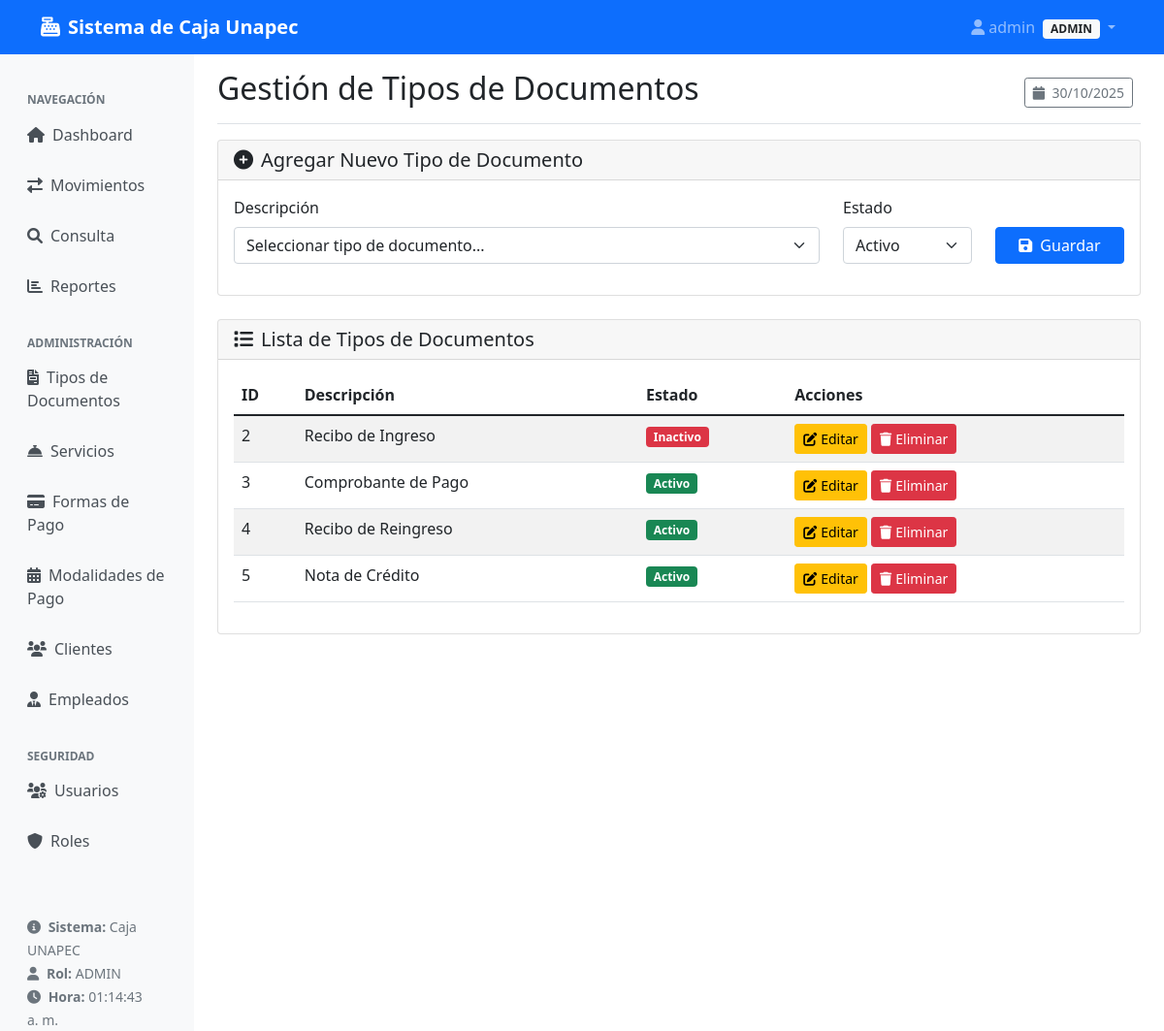
Page /tipos_documentos (signed in) on the committed database.
### app.py (models this page shows)
class Usuario(UserMixin, db.Model):
    id = db.Column(db.Integer, primary_key=True)
    username = db.Column(db.String(50), unique=True, nullable=False)
    password = db.Column(db.String(255), nullable=False)
    email = db.Column(db.String(100), unique=True, nullable=False)
    empleado_id = db.Column(db.Integer, db.ForeignKey('empleado.id'))
    rol_id = db.Column(db.Integer, db.ForeignKey('rol.id'), nullable=False)
    estado = db.Column(db.String(20), default='Activo')
    fecha_creacion = db.Column(db.DateTime, default=datetime.now)
    ultimo_acceso = db.Column(db.DateTime)

class Rol(db.Model):
    id = db.Column(db.Integer, primary_key=True)
    nombre = db.Column(db.String(50), unique=True, nullable=False)
    descripcion = db.Column(db.String(200))
    usuarios = db.relationship('Usuario', backref='rol', lazy=True)

class TipoDocumento(db.Model):
    id = db.Column(db.Integer, primary_key=True)
    descripcion = db.Column(db.String(200), nullable=False)
    estado = db.Column(db.String(20), default='Activo')
    movimientos = db.relationship('MovimientoCaja', backref='tipo_documento', lazy=True, cascade='all, delete-orphan')

### app.py (the view)
@app.route('/tipos_documentos')
@gerente_required
def tipos_documentos():
    tipos = TipoDocumento.query.all()
    return render_template('tipos_documentos.html', tipos=tipos)

### app.py (called while the page is built)
@login_manager.user_loader
def load_user(user_id):
    return Usuario.query.get(int(user_id))

def requiere_rol(roles_permitidos):
    def decorator(f):
        @wraps(f)
        def decorated_function(*args, **kwargs):
            if not current_user.is_authenticated:
                return redirect(url_for('login'))
            if current_user.rol.nombre not in roles_permitidos:
                flash('No tienes permisos para acceder a esta página.', 'danger')
                return redirect(url_for('index'))
            return f(*args, **kwargs)
        return decorated_function
    return decorator

@app.context_processor
def inject_datetime():
    return {'datetime': datetime}

### templates/tipos_documentos.html (shortened to what this page needs)
{% extends "base.html" %}
{% block page_title %}Gestión de Tipos de Documentos{% endblock %}
{% block content %}
<div class="row">
    <div class="col-12">
        <div class="card mb-4">
            <div class="card-header">
                <h5 class="card-title mb-0">
                    <i class="fas fa-plus-circle me-2"></i>Agregar Nuevo Tipo de Documento
                </h5>
            </div>
            <div class="card-body">
                <form method="POST" action="{{ url_for('agregar_tipo_documento') }}">
                    <div class="row">
                        <div class="col-md-8 mb-3">
                            <label class="form-label">Descripción</label>
                            <select class="form-select" name="descripcion" required>
                                <option value="">Seleccionar tipo de documento...</option>
                            </select>
                        </div>
                        <div class="col-md-2 mb-3">
                            <label class="form-label">Estado</label>
                            <select class="form-select" name="estado" required>
                                <option value="Activo">Activo</option>
                            </select>
                        </div>
                        <div class="col-md-2 mb-3">
                            <label class="form-label">&nbsp;</label>
                            <button type="submit" class="btn btn-primary w-100">
                                <i class="fas fa-save me-2"></i>Guardar
                            </button>
                        </div>
                    </div>
                </form>
            </div>
        </div>
        <div class="card">
            <div class="card-header">
                <h5 class="card-title mb-0">
                    <i class="fas fa-list me-2"></i>Lista de Tipos de Documentos
                </h5>
            </div>
            <div class="card-body">
                <div class="table-responsive">
                    <table class="table table-striped">
                        <thead>
                            <tr>
                                <th>ID</th>
                                <th>Descripción</th>
                                <th>Estado</th>
                                <th class="table-actions">Acciones</th>
                            </tr>
                        </thead>
                        <tbody>
                            {% for tipo in tipos %}
                            <tr>
                                <td>{{ tipo.id }}</td>
                                <td>{{ tipo.descripcion }}</td>
                                <td>
                                    <span class="badge bg-{% if tipo.estado == 'Activo' %}success{% else %}danger{% endif %}">
                                        {{ tipo.estado }}
                                    </span>
                                </td>
                                <td class="table-actions">
                                    <button type="button" class="btn btn-sm btn-warning" data-bs-toggle="modal" data-bs-target="#editModal{{ tipo.id }}">
                                        <i class="fas fa-edit me-1"></i>Editar
                                    </button>
                                    <a href="{{ url_for('eliminar_tipo_documento', id=tipo.id) }}" class="btn btn-sm btn-danger" onclick="return confirmDelete()">
                                        <i class="fas fa-trash me-1"></i>Eliminar
                                    </a>
                                </td>
                            </tr>
                            {% else %}
                            <tr>
                                <td colspan="4" class="text-center text-muted">No hay tipos de documentos registrados</td>
                            </tr>
                            {% endfor %}
                        </tbody>
                    </table>
                </div>
            </div>
        </div>
    </div>
</div>
{% endblock %}

### templates/base.html (shortened to what this page needs)
<!DOCTYPE html>
<html lang="es">
<head>
    <link href="https://cdn.jsdelivr.net/npm/bootstrap@5.1.3/dist/css/bootstrap.min.css" rel="stylesheet">
    <link rel="stylesheet" href="https://cdnjs.cloudflare.com/ajax/libs/font-awesome/6.0.0/css/all.min.css">
</head>
<body>
    {% if current_user.is_authenticated %}
    <nav class="navbar navbar-expand-lg navbar-dark bg-primary">
        <div class="container">
            <a class="navbar-brand" href="{{ url_for('index') }}">
                <i class="fas fa-cash-register me-2"></i>Sistema de Caja Unapec
            </a>
            <div class="collapse navbar-collapse" id="navbarNav">
                <ul class="navbar-nav ms-auto">
                    <li class="nav-item dropdown user-menu">
                        <a class="nav-link dropdown-toggle" href="#" id="userDropdown" role="button" data-bs-toggle="dropdown">
                            <i class="fas fa-user me-1"></i>{{ current_user.username }}
                            <span class="badge bg-light text-dark ms-1">{{ current_user.rol.nombre }}</span>
                        </a>
                    </li>
                </ul>
            </div>
        </div>
    </nav>
    <div class="container-fluid">
        <div class="row">
            <div class="col-md-3 col-lg-2 bg-light sidebar">
                <div class="position-sticky pt-3">
                    <h6 class="sidebar-heading d-flex justify-content-between align-items-center px-3 mt-4 mb-1 text-muted text-uppercase">
                        <span>Navegación</span>
                    </h6>
                    <ul class="nav flex-column">
                        <li class="nav-item">
                            <a class="nav-link" href="{{ url_for('index') }}">
                                <i class="fas fa-home me-2"></i>Dashboard
                            </a>
                        </li>
                        {% if current_user.rol.nombre in ['ADMIN', 'GERENTE', 'CAJERO'] %}
                        <li class="nav-item">
                            <a class="nav-link" href="{{ url_for('movimientos') }}">
                                <i class="fas fa-exchange-alt me-2"></i>Movimientos
                            </a>
                        </li>
                        {% endif %}
                        {% if current_user.rol.nombre in ['ADMIN', 'GERENTE', 'CONSULTA'] %}
                        <li class="nav-item">
                            <a class="nav-link" href="{{ url_for('consulta') }}">
                                <i class="fas fa-search me-2"></i>Consulta
                            </a>
                        </li>
                        <li class="nav-item">
                            <a class="nav-link" href="{{ url_for('reporte') }}">
                                <i class="fas fa-chart-bar me-2"></i>Reportes
                            </a>
                        </li>
                        {% endif %}
                        {% if current_user.rol.nombre in ['ADMIN', 'GERENTE'] %}
                        <h6 class="sidebar-heading d-flex justify-content-between align-items-center px-3 mt-4 mb-1 text-muted text-uppercase">
                            <span>Administración</span>
                        </h6>
                        <ul class="nav flex-column">
                            <li class="nav-item">
                                <a class="nav-link" href="{{ url_for('tipos_documentos') }}">
                                    <i class="fas fa-file-invoice me-2"></i>Tipos de Documentos
                                </a>
                            </li>
                            <li class="nav-item">
                                <a class="nav-link" href="{{ url_for('servicios') }}">
                                    <i class="fas fa-concierge-bell me-2"></i>Servicios
                                </a>
                            </li>
                            <li class="nav-item">
                                <a class="nav-link" href="{{ url_for('formas_pago') }}">
                                    <i class="fas fa-credit-card me-2"></i>Formas de Pago
                                </a>
                            </li>
                            <li class="nav-item">
                                <a class="nav-link" href="{{ url_for('modalidades_pago') }}">
                                    <i class="fas fa-calendar-alt me-2"></i>Modalidades de Pago
                                </a>
                            </li>
                            <li class="nav-item">
                                <a class="nav-link" href="{{ url_for('clientes') }}">
                                    <i class="fas fa-users me-2"></i>Clientes
                                </a>
                            </li>
                            <li class="nav-item">
                                <a class="nav-link" href="{{ url_for('empleados') }}">
                                    <i class="fas fa-user-tie me-2"></i>Empleados
                                </a>
                            </li>
                        </ul>
                        {% endif %}
                        {% if current_user.rol.nombre == 'ADMIN' %}
                        <h6 class="sidebar-heading d-flex justify-content-between align-items-center px-3 mt-4 mb-1 text-muted text-uppercase">
                            <span>Seguridad</span>
                        </h6>
                        <ul class="nav flex-column">
                            <li class="nav-item">
                                <a class="nav-link" href="{{ url_for('admin_usuarios') }}">
                                    <i class="fas fa-users-cog me-2"></i>Usuarios
                                </a>
                            </li>
                            <li class="nav-item">
                                <a class="nav-link" href="{{ url_for('admin_roles') }}">
                                    <i class="fas fa-shield-alt me-2"></i>Roles
                                </a>
                            </li>
                        </ul>
                        {% endif %}
                    </ul>
                    <div class="mt-5 px-3">
                        <small class="text-muted">
                            <i class="fas fa-info-circle me-1"></i>
                            <strong>Sistema:</strong> Caja UNAPEC<br>
                            <i class="fas fa-user me-1"></i>
                            <strong>Rol:</strong> {{ current_user.rol.nombre }}<br>
                            <i class="fas fa-clock me-1"></i>
                            <strong>Hora:</strong> <span id="current-time"></span>
                        </small>
                    </div>
                </div>
            </div>
            <main class="col-md-9 ms-sm-auto col-lg-10 px-md-4">
                <div class="d-flex justify-content-between flex-wrap flex-md-nowrap align-items-center pt-3 pb-2 mb-3 border-bottom">
                    <h1 class="h2">{% block page_title %}{% endblock %}</h1>
                    <div class="btn-toolbar mb-2 mb-md-0">
                        <div class="btn-group me-2">
                            <span class="btn btn-sm btn-outline-secondary">
                                <i class="fas fa-calendar me-1"></i>
                                {{ datetime.now().strftime('%d/%m/%Y') }}
                            </span>
                        </div>
                    </div>
                </div>
                {% block content %}{% endblock %}
            </main>
        </div>
    </div>
    {% else %}
        {% block login_content %}{% endblock %}
    {% endif %}
</body>
</html>

### templates/base.html (style rules this page uses)
.navbar-brand { font-weight: bold; }
.sidebar { min-height: calc(100vh - 56px); }
.table-actions { white-space: nowrap; }
.user-menu { cursor: pointer; }
.sidebar .nav-link { color: #495057; padding: 0.75rem 1rem; border-radius: 0.25rem; margin-bottom: 0.25rem; }
.sidebar-heading { font-size: 0.75rem; font-weight: 600; }

### rows in the picture
Usuario: username "admin"
Rol: rol.nombre "ADMIN"
TipoDocumento: id "2", descripcion "Recibo de Ingreso", estado "Inactivo"
TipoDocumento: id "3", descripcion "Comprobante de Pago", estado "Activo"
TipoDocumento: id "4", descripcion "Recibo de Reingreso", estado "Activo"
TipoDocumento: id "5", descripcion "Nota de Crédito", estado "Activo"
